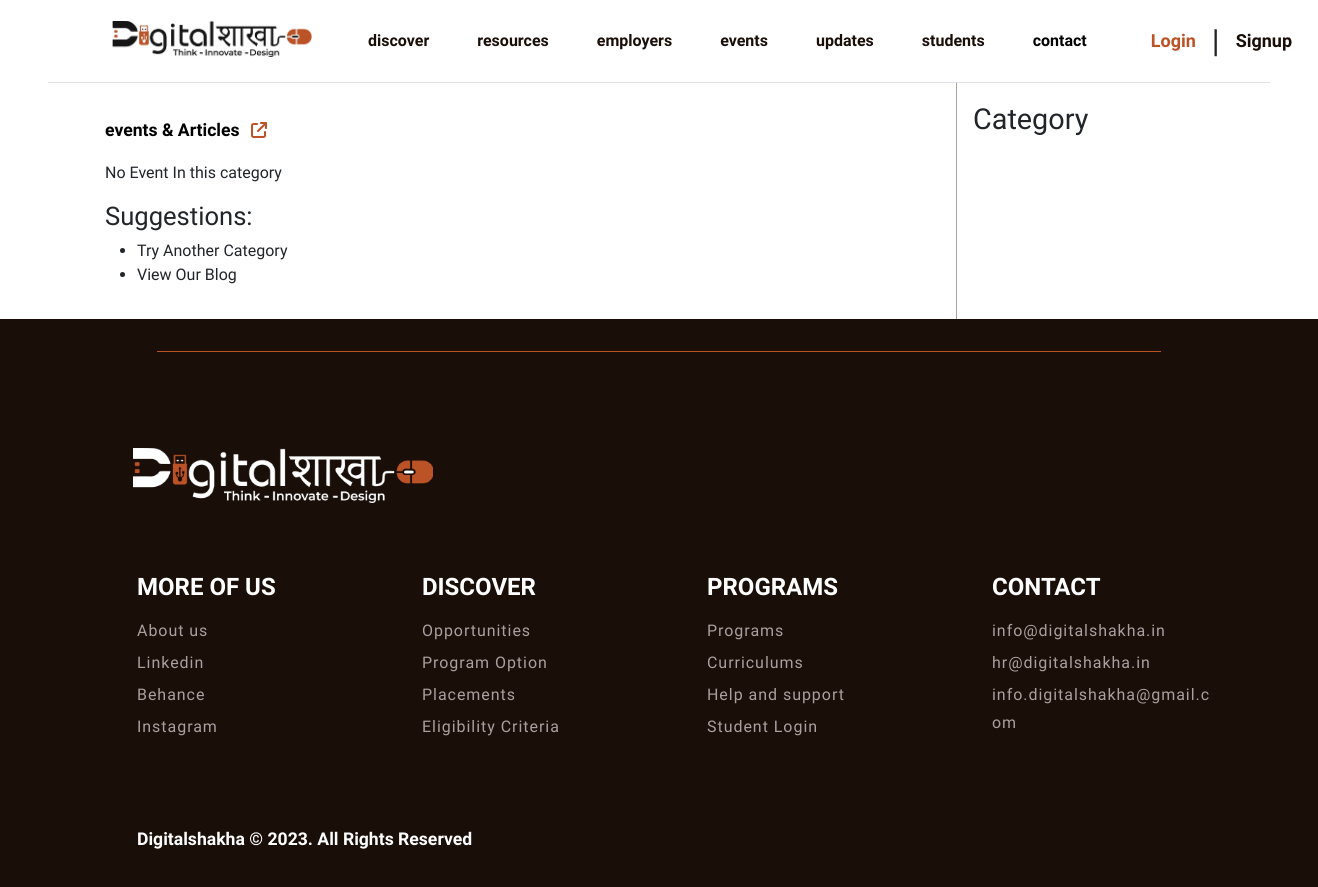
Page /event_category.php on the earlier database version.
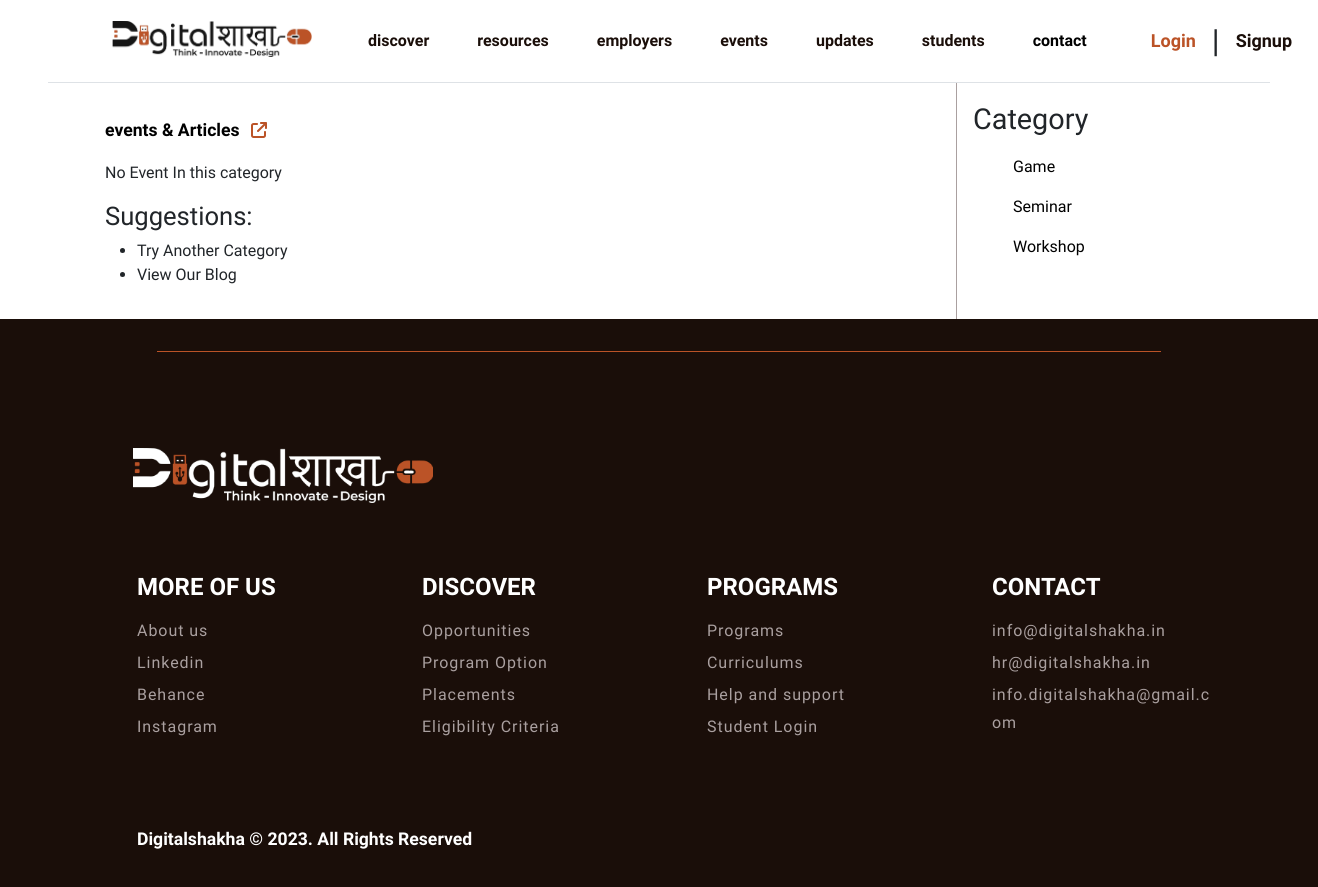
Same page on the later database version.
### tables this page shows
CREATE TABLE `event_category_tbl` (
  `event_category_id` int(11) NOT NULL,
  `event_category_name` varchar(100) NOT NULL,
  `event_category_status` tinyint(4) NOT NULL DEFAULT 1,
  `created_at` timestamp NOT NULL DEFAULT current_timestamp(),
  `updated_at` timestamp NOT NULL DEFAULT current_timestamp() ON UPDATE current_timestamp()
);

### event_category.php (the view, shortened to what this page needs)
<?php require('./includes/header.php');
require('./admin/config/dbcon.php');
?>
<section class="blog_view_1">
    <div class="container">
        <div class="row flex-change">
            <div class="col-md-9">
                <div class="heading">
                    <a href="./events.php">events & Articles<i class="fa-solid fa-arrow-up-right-from-square"></i></a>
                </div>
                <div class="boxes">
                    <div class="row">
                        <?php
                        $sql = "SELECT * FROM event_tbl WHERE event_status = 1 and event_category = '$id' ORDER BY created_at DESC ";
                        $sql_run = mysqli_query($con, $sql);
                        if (mysqli_num_rows($sql_run) > 0) {
                            while ($data = mysqli_fetch_assoc($sql_run)) {
                                $timestamp = strtotime($data['event_date']);
                                $day = date('d', $timestamp);
                                $month = date('M', $timestamp);
                        ?>
                                <div class="col-md-4 px-5 mb-3">
                                    <a href="./event_view.php?event_id=<?= $data['event_id'] ?>">
                                        <div class="event_box" style="border: 1px solid #000; padding:0.6rem;">
                                            <div class="head_text">
                                                <p>Date - <?= $day ?> <?= $month ?> °</p>
                                                <b><?php if ($data['event_category'] == $row['event_category_id']) {
                                                        echo $row['event_category_name'];
                                                    } ?></b>
                                            </div>
                                            <div class="main_text">
                                                <p><?= $data['event_title'] ?></p>
                                            </div>
                                        </div>
                                    </a>
                                </div>
                            <?php
                            }
                        } else {
                            ?>
                            <div class="not-found">
                                <p>No Event In this category</p>
                                <h1 style="Font-size:1.6rem;">Suggestions:</h1>
                                <ul>
                                    <li>Try Another Category</li>
                                    <li>View Our Blog</li>
                                </ul>
                            </div>
                        <?php
                        }
                        ?>
                    </div>
                </div>
            </div>
            <div class="col-md-3">
                <div class="category">
                    <h1>Category</h1>
                    <ul>
                        <?php
                        $query = "SELECT * FROM event_category_tbl where event_category_status = 1";
                        $query_run = mysqli_query($con, $query);
                        if (mysqli_num_rows($query_run) > 0) {
                            foreach ($query_run as $data2) {
                        ?>
                                <li><a href="./event_category.php?cat_id=<?= $data2['event_category_id'] ?>" style="<?php if ($row['event_category_id'] == $data2['event_category_id']) {
                                                                                                                        echo "color:red;";
                                                                                                                    } ?>"><?= $data2['event_category_name'] ?></a></li>
                        <?php
                            }
                        }
                        ?>
                    </ul>
                </div>
            </div>
        </div>
    </div>
</section>
<?php
require('./includes/footer.php');
require('./includes/end_html.php');
?>

Differences in the rows shown:
added event_category_tbl: event_category_name "Game"
added event_category_tbl: event_category_name "Seminar"
added event_category_tbl: event_category_name "Workshop"
